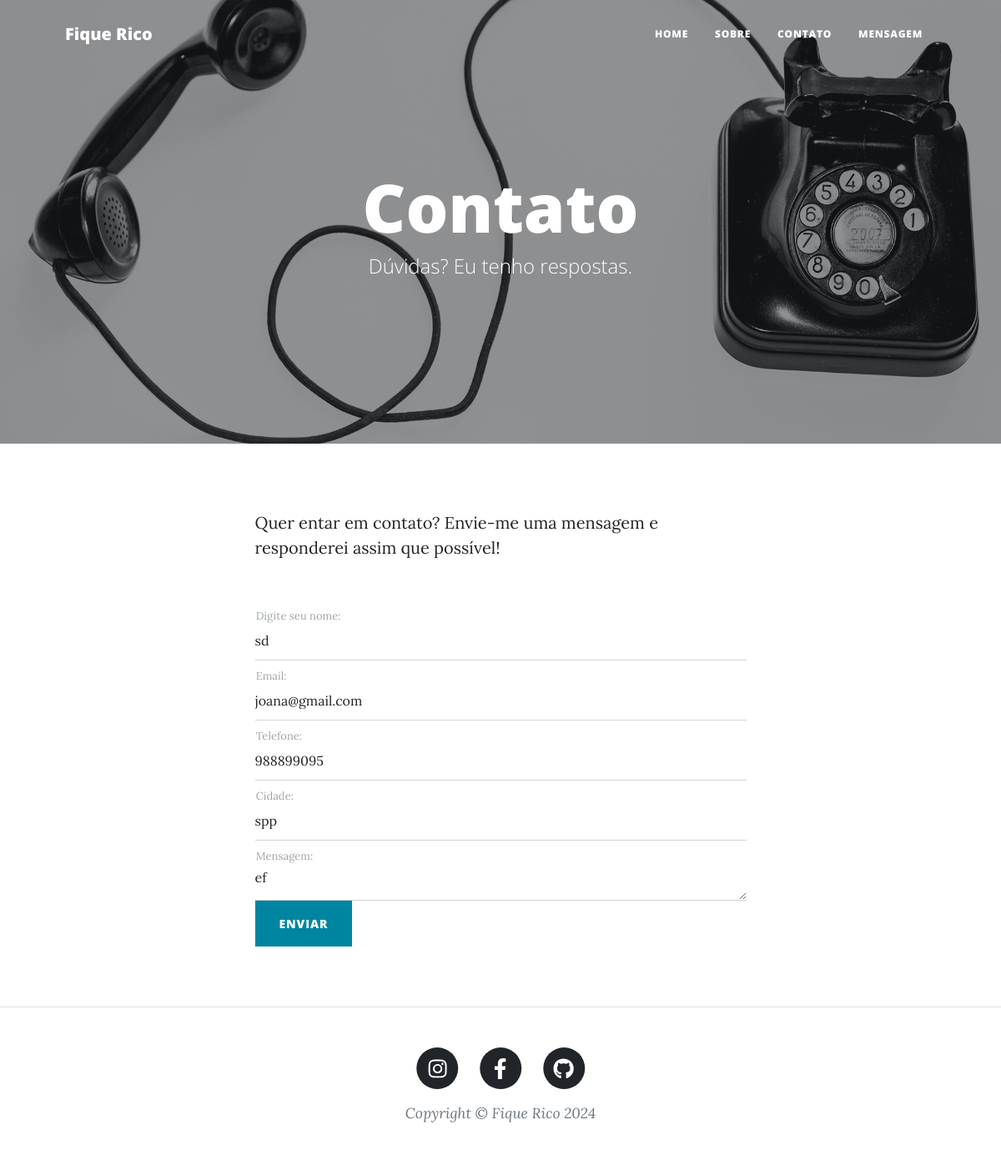
Page /mensagem/7/editar on the committed database.
### blog/models.py (models this page shows, shortened)
class Blog(models.Model):
    nome = models.CharField(max_length=100)
    subnome = models.CharField(max_length=100, blank=True)
    descricao = models.TextField(max_length=2000)
    capa = models.ImageField()
    instagram = models.URLField()
    facebook = models.URLField()
    github = models.URLField()
    autores = models.ManyToManyField(User)

class Mensagem(models.Model):
    nome = models.CharField(max_length=100)
    email = models.EmailField()
    telefone = models.CharField(max_length=12)
    mensagem = models.TextField(max_length=1000)
    cidade = models.CharField(max_length=100, blank=True)
    lida = models.BooleanField(default=False)

### blog/views.py (the view, shortened to what this page needs)
# urls.py: path('mensagem/<int:mensagem_id>/editar', views.editar_mensagem, name='editar_mensagem'),
def editar_mensagem(request, mensagem_id):
    mensagem = get_object_or_404(Mensagem, pk=mensagem_id)
    context = {
        "blog": Blog.objects.first(),
        "form": MensagemForm(initial=model_to_dict(mensagem))
    }
    return render(request, "contact.html", context)

### blog/forms.py
class MensagemForm(forms.Form):
    nome = forms.CharField(
        max_length=100,
        label="Digite seu nome",
        widget=forms.TextInput(attrs={"class": "form-control"})
    )
    email = forms.EmailField(
        widget=forms.EmailInput(attrs={"class": "form-control"})
    )
    telefone = forms.CharField(
        max_length=12,
        widget=forms.TextInput(attrs={"class": "form-control"})
    )
    cidade = forms.CharField(
        max_length=100,
        required=False,
        widget=forms.TextInput(attrs={"class": "form-control"})
    )
    mensagem = forms.CharField(
        max_length=1000,
        widget=forms.Textarea(attrs={"class": "form-control"})
    )

### blog/templates/contact.html (shortened to what this page needs)
{% extends "base.html" %}
{% load static %}
{% block header %}
<header class="masthead" style="background-image: url('assets/img/contact-bg.jpg')">
    <div class="container position-relative px-4 px-lg-5">
        <div class="row gx-4 gx-lg-5 justify-content-center">
            <div class="col-md-10 col-lg-8 col-xl-7">
                <div class="page-heading">
                    <h1>Contato</h1>
                    <span class="subheading">Dúvidas? Eu tenho respostas.</span>
                </div>
            </div>
        </div>
    </div>
</header>
{% endblock header %}
{% block content %}
<main class="mb-4">
    <div class="container px-4 px-lg-5">
        <div class="row gx-4 gx-lg-5 justify-content-center">
            <div class="col-md-10 col-lg-8 col-xl-7">
                <p>Quer entar em contato? Envie-me uma mensagem e responderei assim que possível!</p>
                <div class="my-5">
                    <form id="contactForm" method="POST">
                        {% for field in form %}
                        <div class="form-floating">
                            {{ field }}
                            {{ field.label_tag}}
                        </div>
                        {% endfor %}
                        <button class="btn btn-primary text-uppercase" id="submitButton" type="submit">Enviar</button>
                    </form>
                </div>
            </div>
        </div>
    </div>
</main>
{% endblock content %}

### blog/templates/base.html (shortened to what this page needs)
{% load static %}
<!DOCTYPE html>
<html lang="pt-br">
    <head>
        <link href="{% static 'css/styles.css' %}" rel="stylesheet" />
    </head>
    <body>
        <nav class="navbar navbar-expand-lg navbar-light" id="mainNav">
            <div class="container px-4 px-lg-5">
                <a class="navbar-brand" href="{% url 'index' %}">{{ blog.nome }}</a>
                <div class="collapse navbar-collapse" id="navbarResponsive">
                    <ul class="navbar-nav ms-auto py-4 py-lg-0">
                        <li class="nav-item"><a class="nav-link px-lg-3 py-3 py-lg-4" href="{% url 'index' %}">Home</a></li>
                        <li class="nav-item"><a class="nav-link px-lg-3 py-3 py-lg-4" href="{% url 'sobre' %}">Sobre</a></li>
                        <li class="nav-item"><a class="nav-link px-lg-3 py-3 py-lg-4" href="{% url 'contato' %}">Contato</a></li>
                        <li class="nav-item"><a class="nav-link px-lg-3 py-3 py-lg-4" href="{% url 'mensagem' %}">Mensagem</a></li>
                    </ul>
                </div>
            </div>
        </nav>
        {% block header %}{% endblock header %}
        {% block  content %}
        {% endblock content %}
        <footer class="border-top">
            <div class="container px-4 px-lg-5">
                <div class="row gx-4 gx-lg-5 justify-content-center">
                    <div class="col-md-10 col-lg-8 col-xl-7">
                        <ul class="list-inline text-center">
                            <li class="list-inline-item">
                                <a href="{{ blog.instagram }}">
                                    <span class="fa-stack fa-lg">
                                        <i class="fas fa-circle fa-stack-2x"></i>
                                        <i class="fab fa-instagram fa-stack-1x fa-inverse"></i>
                                    </span>
                                </a>
                            </li>
                            <li class="list-inline-item">
                                <a href="{{ blog.facebook }}">
                                    <span class="fa-stack fa-lg">
                                        <i class="fas fa-circle fa-stack-2x"></i>
                                        <i class="fab fa-facebook-f fa-stack-1x fa-inverse"></i>
                                    </span>
                                </a>
                            </li>
                            <li class="list-inline-item">
                                <a href="{{ blog.github }}">
                                    <span class="fa-stack fa-lg">
                                        <i class="fas fa-circle fa-stack-2x"></i>
                                        <i class="fab fa-github fa-stack-1x fa-inverse"></i>
                                    </span>
                                </a>
                            </li>
                        </ul>
                        <div class="small text-center text-muted fst-italic">Copyright &copy; {{ blog.nome }} {% now 'Y' %}</div>
                    </div>
                </div>
            </div>
        </footer>
    </body>
</html>

### rows in the picture
Blog: nome "Fique Rico"
Mensagem: form "sd" "joana@gmail.com" "988899095" "spp" "ef"
